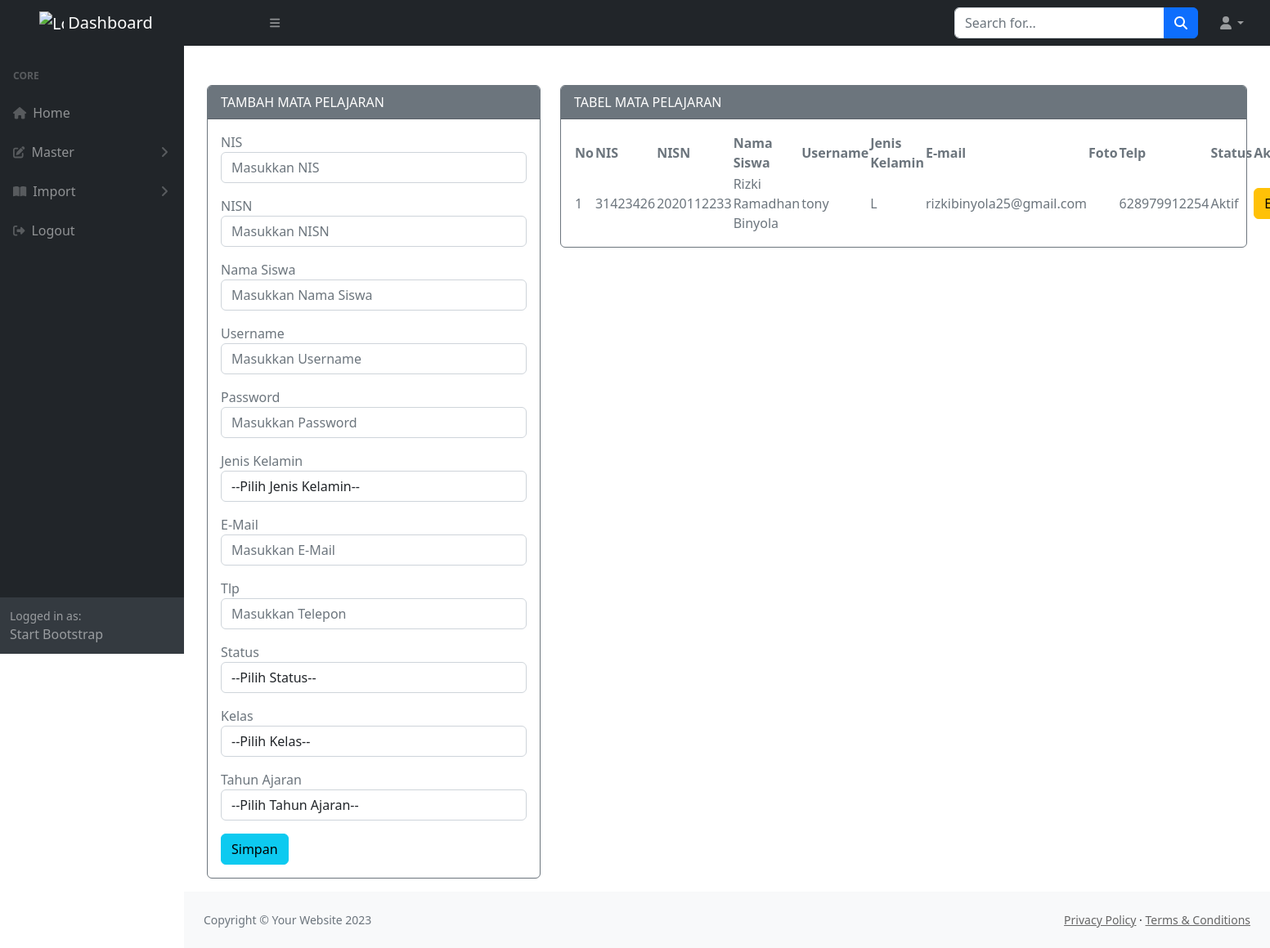
Page /admin/media.php?module=siswa (signed in) on the committed database.
### tables this page shows
CREATE TABLE `siswa` (
  `nis` varchar(10) NOT NULL,
  `nisn` varchar(10) NOT NULL DEFAULT '-',
  `nama` varchar(100) NOT NULL,
  `username` varchar(50) NOT NULL,
  `kelamin` varchar(10) NOT NULL,
  `email` varchar(50) NOT NULL DEFAULT '-',
  `foto` varchar(100) NOT NULL DEFAULT 'default.jpg',
  `telp` varchar(20) NOT NULL DEFAULT '-',
  `status` varchar(10) NOT NULL DEFAULT 'Aktif'
);

### admin/modul/mod_siswa/siswa_v.php (the view, shortened to what this page needs)
<?php
include "../koneksi/koneksi.php";
if (empty($_SESSION['username']) AND empty($_SESSION['passuser']) AND $_SESSION['login']==0){
  echo "<script>alert('Kembalilah Kejalan yg benar!!!'); window.location = '../../index.php';</script>";
}
else{
  ?>
  <?php
  $update = (isset($_GET['action']) AND $_GET['action'] == 'update') ? true : false;
?>
  <div class="container mt-5">
    <div class="content-wrapper">
      <div class="container">
        <div class="row">
          <div class="col-md-4 col-sm-4 col-xs-12">
            <div class="card border-secondary mb-3">
              <div class="card-header text-bg-<?= ($update) ? "success" : "secondary" ?>">
                <?= ($update) ? "EDIT" : "TAMBAH" ?> MATA PELAJARAN
              </div>
              <div class="card-body text-secondary">
                <form action="<?= $_SERVER['REQUEST_URI'] ?>" method="POST" enctype="multipart/form-data">
                  <div class="form-group mb-3">
                    <label>NIS</label>
                    <input class="form-control" placeholder="Masukkan NIS" name="nis" type="text" <?= (!$update) ?: 'value="' . $row["nis"] . '"' ?> />
                  </div>
                  <div class="form-group mb-3">
                    <label>NISN</label>
                    <input class="form-control" placeholder="Masukkan NISN" name="nisn" type="text" <?= (!$update) ?: 'value="' . $row["nisn"] . '"' ?> />
                  </div>
                  <div class="form-group mb-3">
                    <label>Nama Siswa </label>
                    <input class="form-control" placeholder="Masukkan Nama Siswa" name="nama" type="text" <?= (!$update) ?: 'value="' . $row["nama"] . '"' ?> />
                  </div>
                  <div class="form-group mb-3">
                    <label>Username </label>
                    <input class="form-control" placeholder="Masukkan Username" name="username" type="text" <?= (!$update) ?: 'value="' . $row["username"] . '"' ?> />
                  </div>
                  <div class="form-group mb-3">
                    <label>Password </label>
                    <input class="form-control" placeholder="Masukkan Password" name="password" type="text" <?= (!$update) ?: 'value="' . $row["password"] . '"' ?> />
                  </div>
                  <div class="form-group mb-3">
                    <label>Jenis Kelamin</label>
                    <select class="form-control" name="kelamin">
                      <option>--Pilih Jenis Kelamin--</option>
                    </select>
                  </div>
                  <div class="form-group mb-3">
                    <label>E-Mail</label>
                    <input class="form-control" placeholder="Masukkan E-Mail" name="email" type="text" <?= (!$update) ?: 'value="' . $row["email"] . '"' ?> />
                  </div>
                  <div class="form-group mb-3">
                    <label>Tlp</label>
                    <input class="form-control" placeholder="Masukkan Telepon" name="telp" type="text" <?= (!$update) ?: 'value="' . $row["telp"] . '"' ?> />
                  </div>
                  <div class="form-group mb-3">
                    <label>Status </label>
                    <select class="form-control" name="status">
                      <option>--Pilih Status--</option>
                    </select>
                  </div>
                  <div class="form-group mb-3">
                    <label>Kelas </label>
                    <select class="form-control" name="kd_kelas">
                      <option>--Pilih Kelas--</option>
                    </select>
                  </div>
                  <div class="form-group mb-3">
                    <label>Tahun Ajaran</label>
                    <select class="form-control" name="kd_tajar">
                      <option>--Pilih Tahun Ajaran--</option>
                    </select>
                  </div>
                  <button type="submit" class="btn btn-<?= ($update) ? "warning" : "info" ?> btn-block">Simpan</button>
                </form>
              </div>
            </div>
          </div>
          <div class="col-md-8 col-sm-8 col-xs-12">
            <div class="card border-secondary mb-3">
              <div class="card-header text-bg-secondary">
                TABEL MATA PELAJARAN
              </div>
              <div class="card-body text-secondary">
                <table id="datatablesSimple">
                  <thead>
                    <tr>
                      <th>No</th>
                      <th>NIS</th>
                      <th>NISN</th>
                      <th>Nama Siswa</th>
                      <th>Username</th>
                      <th>Jenis Kelamin</th>
                      <th>E-mail</th>
                      <th>Foto</th>
                      <th>Telp</th>
                      <th>Status</th>
                      <th>Aksi</th>
                    </tr>
                  </thead>
                  <tbody>
                    <tr>
                      <?php $no = 1; ?>
                      <?php if ($query = $connect->query("SELECT * FROM siswa")) : ?>
                        <?php while ($row = $query->fetch_assoc()) : ?>
                          <td><?= $no++;?></td>
                          <td><?= $row['nis'] ?></td>
                          <td><?= $row['nisn'] ?></td>
                          <td><?= $row['nama'] ?></td>
                          <td><?= $row['username'] ?></td>
                          <td><?= $row['kelamin'] ?></td>
                          <td><?= $row['email'] ?></td>
                          <td><?= $row['foto'] ?></td>
                          <td><?= $row['telp'] ?></td>
                          <td><?= $row['status'] ?></td>
                          <td class="hidden-print">
                            <div class="btn-group">
                              <a href="?module=siswa&action=update&key=<?= $row['nis'] ?>" class="btn btn-warning btn-xs">Edit</a>
                            </div>
                          </td>
                    </tr>
                  <?php endwhile ?>
                <?php endif ?>
                  </tbody>
                </table>
              </div>
            </div>
          </div>
        </div>
      </div>
    </div>
  </div>
<?php } ?>

### admin/modul/mod_siswa/siswa_v.php (style rules this page uses)
a { color: #666; }

### rows in the picture
siswa: nis "31423426", nisn "2020112233", nama "Rizki Ramadhan Binyola", username "tony", kelamin "L", email "rizkibinyola25@gmail.com", telp "628979912254", status "Aktif"
